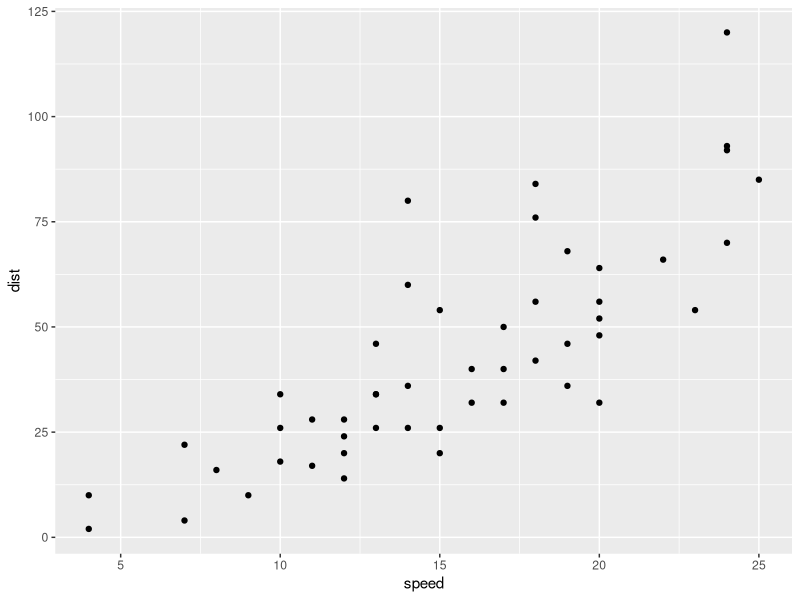
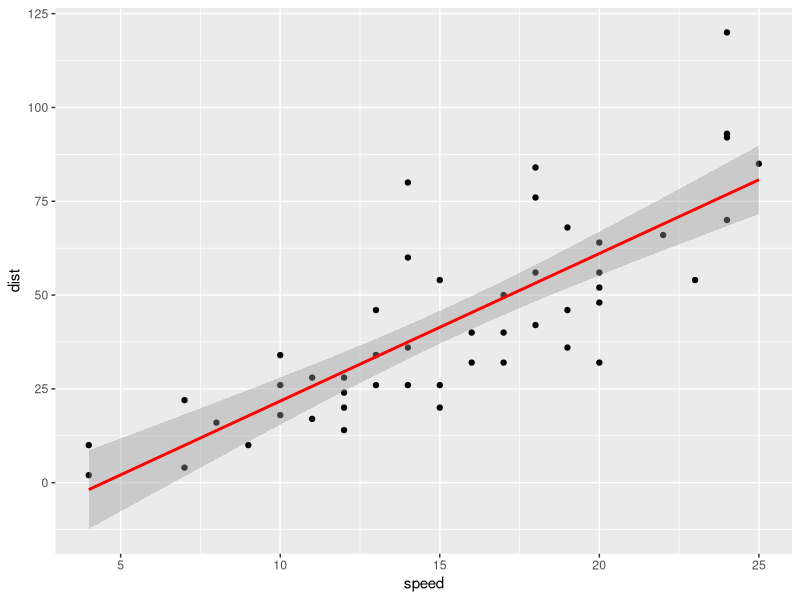
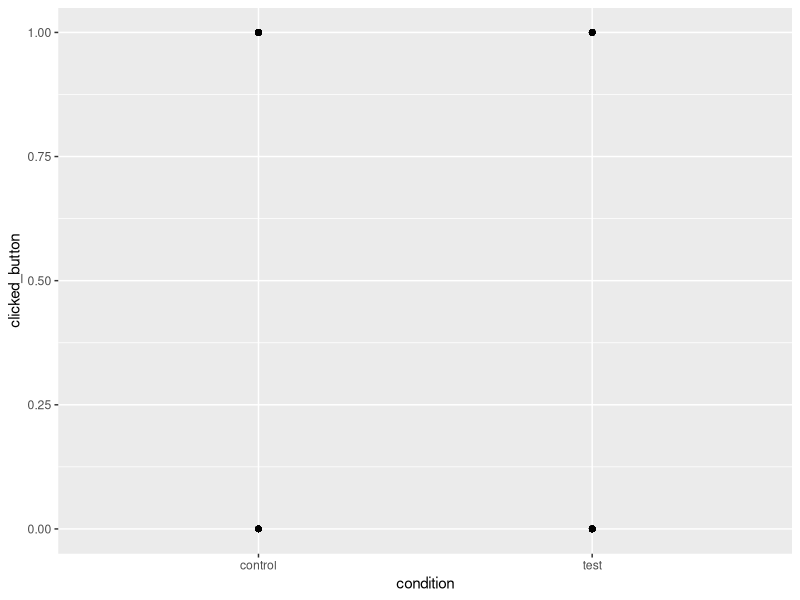

The R script that drew these images, in order:
## ---- chunk 1
knitr::opts_chunk$set(echo = TRUE)
## ---- chunk 2
library(ggplot2)
ggplot(cars, aes(x = speed, y = dist)) +
  geom_point() 
## ---- chunk 3
library(tidyverse)
library(broom)

lm(dist ~ speed, data=cars) %>%
  tidy()
## ---- chunk 4
library(ggplot2)
ggplot(cars, aes(x = speed, y = dist)) + 
  geom_point() +
  stat_smooth(method = "lm", col = "red")
## ---- chunk 5
ab_test <- read.csv("experiment.csv")
library(ggplot2)
ggplot(ab_test, aes(x = condition, y = clicked_button)) + 
  geom_point()
## ---- chunk 6
ab_test <- read.csv("experiment.csv")
head(ab_test)
## ---- chunk 7
library(tidyverse)
library(broom)

##glm(y ~ x, data=mydata, family="binomial" )

glm(clicked_button ~ condition, 
    data = ab_test, 
    family = "binomial") %>%
  tidy()
